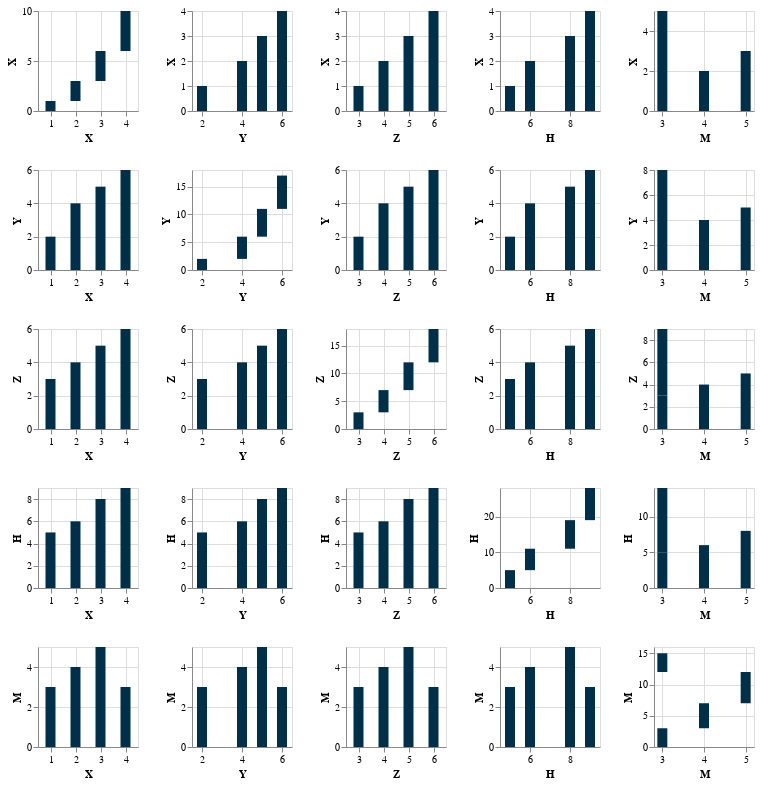

Write notebook code for a chart like this one.
### Markdown cell above
## Repeated Chart

### Code cell
fields = df.columns.tolist()
fields.remove('Country')

alt.Chart(df).mark_bar(size=10).encode(
    alt.X(alt.repeat("column"), type='quantitative'),
    alt.Y(alt.repeat("row"), type='quantitative'),
    color=alt.value('#003049')
).properties(
    width=100,
    height=100
).repeat(
    row=fields,
    column=fields
)

### Figure 1 — Vega-Lite specification as saved in the notebook (floating-point values rounded to 4 significant figures)
{"config": {"view": {"continuousWidth": 400, "continuousHeight": 300}}, "repeat": {"column": ["X", "Y", "Z", "H", "M"], "row": ["X", "Y", "Z", "H", "M"]}, "spec": {"data": {"name": "data-f6be64e55b67dfa3f8d06ba53b7821fc"}, "mark": {"type": "bar", "size": 10}, "encoding": {"color": {"value": "#003049"}, "x": {"field": {"repeat": "column"}, "type": "quantitative"}, "y": {"field": {"repeat": "row"}, "type": "quantitative"}}, "height": 100, "width": 100}, "$schema": "https://vega.github.io/schema/vega-lite/v4.17.0.json", "datasets": {"data-f6be64e55b67dfa3f8d06ba53b7821fc": [{"X": 1, "Y": 2, "Z": 3, "H": 5, "M": 3, "Country": "USA"}, {"X": 2, "Y": 4, "Z": 4, "H": 6, "M": 4, "Country": "EU"}, {"X": 3, "Y": 5, "Z": 5, "H": 8, "M": 5, "Country": "EU"}, {"X": 4, "Y": 6, "Z": 6, "H": 9, "M": 3, "Country": "USA"}]}}
